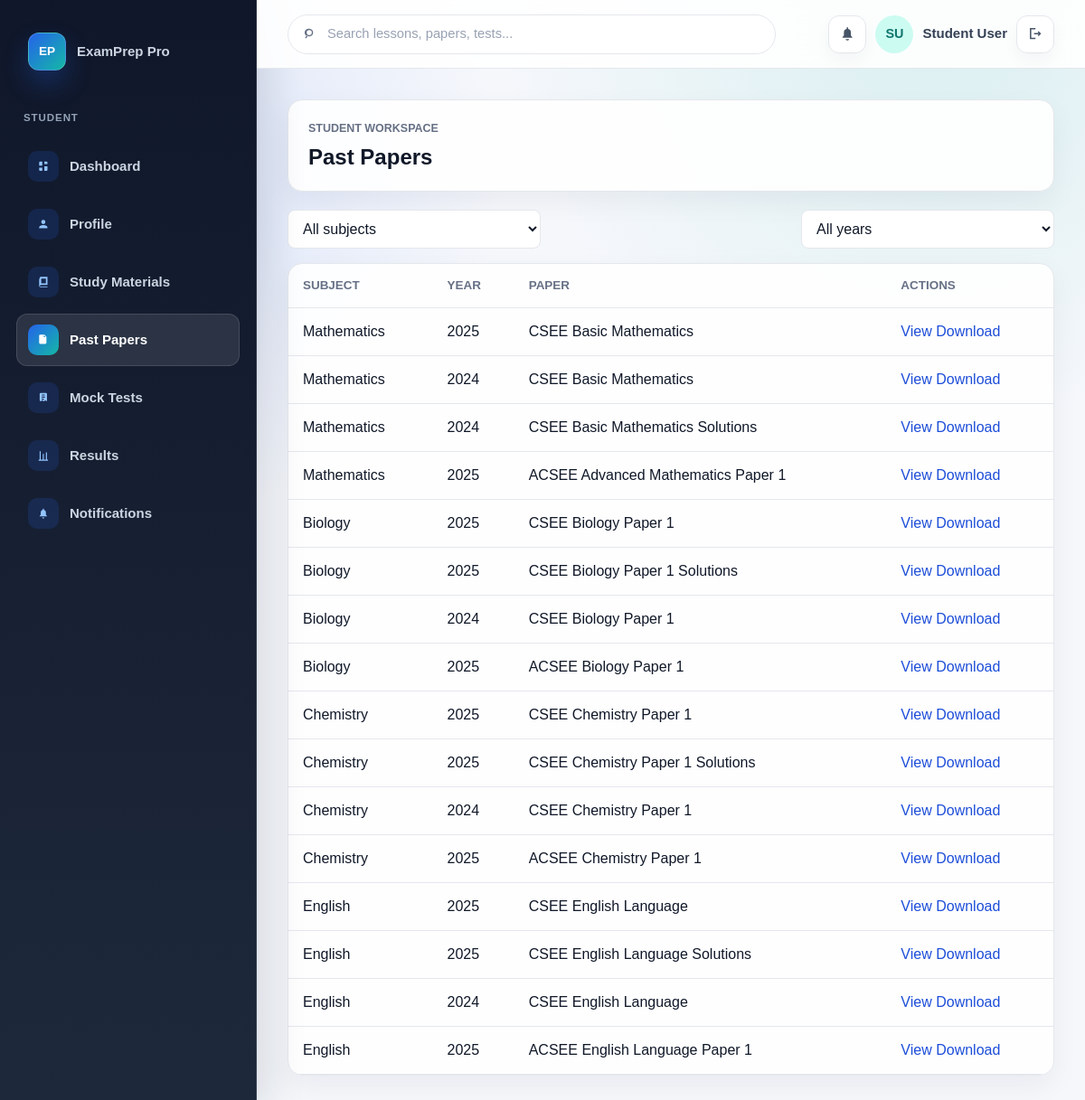
/student/past-papers (signed in), run on the app's committed database.
### tables this page shows
CREATE TABLE past_papers (
            id INTEGER PRIMARY KEY AUTOINCREMENT,
            subject TEXT DEFAULT '',
            year INTEGER DEFAULT 0,
            paper TEXT DEFAULT '',
            file_url TEXT DEFAULT '',
            source_url TEXT DEFAULT ''
        );

### app.py (the view)
@app.route("/student/past-papers")
@login_required("student")
def student_past_papers():
    return render_template("student/past_papers.html", title="Past Papers", papers=PAST_PAPERS)

### app.py (called while the page is built)
def get_db():
    if "db" not in g:
        g.db = sqlite3.connect(app.config["DATABASE"])
        g.db.row_factory = sqlite3.Row
        g.db.execute("PRAGMA foreign_keys = ON")
    return g.db

def db_all(sql, params=()):
    return get_db().execute(sql, params).fetchall()

def db_one(sql, params=()):
    return get_db().execute(sql, params).fetchone()

def dashboard_for_role(role):
    return "admin_dashboard" if role == "admin" else "student_dashboard"

def login_required(role=None):
    def decorator(view):
        @wraps(view)
        def wrapped_view(*args, **kwargs):
            user_role = session.get("user_role")
            if not user_role:
                session["auth_next"] = next_path_for_request()
                return redirect(url_for("register", next=session["auth_next"]))
            if role and user_role != role:
                return redirect(url_for(dashboard_for_role(user_role)))
            return view(*args, **kwargs)
        return wrapped_view
    return decorator

@app.context_processor
def inject_navigation():
    current_user_name = session.get("user_name", "Student User")
    current_user_initials = "".join(part[:1] for part in current_user_name.split()[:2]).upper() or "SU"
    return {
        "public_nav": PUBLIC_NAV,
        "student_nav": STUDENT_NAV,
        "admin_nav": ADMIN_NAV,
        "current_user_role": session.get("user_role"),
        "current_user_name": current_user_name,
        "current_user_initials": current_user_initials,
        "current_dashboard_endpoint": dashboard_for_role(session.get("user_role", "student")),
    }

    def __getattr__(self, key):
        try:
            return self[key]
        except KeyError as exc:
            raise AttributeError(key) from exc

    def _record_from_row(self, row):
        return DbRecord(self, dict(row))

    def _rows(self):
        return db_all(f"SELECT * FROM {self.table} ORDER BY {self.order_by}")

    def __iter__(self):
        return (self._record_from_row(row) for row in self._rows())

    def __len__(self):
        return db_one(f"SELECT COUNT(*) AS total FROM {self.table}")["total"]

### templates/student/past_papers.html (shortened to what this page needs)
{% extends "base.html" %}
{% from "macros.html" import student_shell with context %}
{% block content %}
{% call student_shell(title) %}
    <div class="toolbar" data-resource-filters data-target-table="past-papers-table">
        <select aria-label="Filter by subject" data-subject-filter>
            <option value="">All subjects</option>
        </select>
        <select aria-label="Filter by year" data-year-filter>
            <option value="">All years</option>
        </select>
    </div>
    <div class="table-card">
        <table id="past-papers-table">
            <thead><tr><th>Subject</th><th>Year</th><th>Paper</th><th>Actions</th></tr></thead>
            <tbody>
                {% for paper in papers %}
                    <tr data-subject="{{ paper.subject }}" data-year="{{ paper.year }}">
                        <td>{{ paper.subject }}</td>
                        <td>{{ paper.year }}</td>
                        <td>{{ paper.paper }}</td>
                        <td>
                            {% set source = paper.source_url or paper.file_url %}
                            <a href="{{ source or url_for('student_past_papers') }}" {% if source %}target="_blank" rel="noopener"{% endif %}>View</a>
                            <a href="{{ source or url_for('student_past_papers') }}" {% if source %}target="_blank" rel="noopener"{% endif %}>Download</a>
                        </td>
                    </tr>
                {% endfor %}
            </tbody>
        </table>
    </div>
{% endcall %}
{% endblock %}

### static/css/styles.css (style rules this page uses)
:root { --bg: #3b82f6; --surface: #ffffff; --surface-strong: #eef5f8; --text: #172033; --muted: #667085; --line: #d9e2ec; --primary: #0f766e; --primary-dark: #115e59; --accent: #b45309; --danger: #b42318; --shadow: 0 16px 40px rgba(18, 38, 63, 0.08); }
* { box-sizing: border-box; }
body { margin: 0; font-family: Arial, Helvetica, sans-serif; font-size: 16px; color: var(--text); background: var(--bg); line-height: 1.5; }
a { color: var(--primary-dark); text-decoration: none; }
input, select, textarea, button { font: inherit; }
.hero-panel, .panel, .form-card, .table-card, .subject-grid article, .feature-grid article, .stats-grid article { border: 1px solid var(--line); border-radius: 8px; background: var(--surface); box-shadow: var(--shadow); }
.form-card input, .form-card select, .form-card textarea, .toolbar input, .toolbar select { width: 100%; border: 1px solid var(--line); border-radius: 8px; padding: 11px 12px; color: var(--text); background: #ffffff; }
.toolbar { display: flex; flex-wrap: wrap; gap: 12px; align-items: center; justify-content: space-between; margin-bottom: 16px; }
.toolbar input, .toolbar select { max-width: 280px; }
.table-card { overflow-x: auto; }
table { width: 100%; border-collapse: collapse; }
th, td { border-bottom: 1px solid var(--line); padding: 14px 16px; text-align: left; vertical-align: top; }
th { color: var(--muted); font-size: 0.84rem; text-transform: uppercase; }
body.app-page { --bg: #eef3ff; --surface: #ffffff; --surface-strong: #f7f9ff; --text: #1f2537; --muted: #52687a; --line: #d9e1f2; --primary: #3c4bb5; --primary-dark: #222985; --accent: #f28b24; --shadow: 0 16px 38px rgba(31, 37, 55, 0.08); min-height: 100vh; background: var(--bg); }
.dashboard-cards article, .app-page .panel, .app-page .table-card, .app-page .form-card { border: 1px solid var(--line); border-radius: 12px; background: #ffffff; box-shadow: none; }
body.app-page { --bg: #f5f7fb; --surface: #ffffff; --surface-strong: #f8fafc; --text: #101828; --muted: #667085; --line: #e4e7ec; --primary: #2563eb; --primary-dark: #1d4ed8; --accent: #f97316; --danger: #d92d20; --shadow: 0 18px 40px rgba(16, 24, 40, 0.08); min-height: 100vh; background: radial-gradient(circle at 86% 0%, rgba(20, 184, 166, 0.12), transparent 30%), radial-gradient(circle at 15% 16%, rgba(37, 99, 235, 0.12), transparent 26%), var(--bg); }
.app-section-heading, .app-page .panel, .app-page .table-card, .app-page .form-card { border: 1px solid var(--line); border-radius: 16px; background: rgba(255, 255, 255, 0.92); box-shadow: 0 12px 30px rgba(16, 24, 40, 0.05); }

### data on the page
past_papers: subject "Mathematics", year "2025", paper "CSEE Basic Mathematics"
past_papers: subject "Mathematics", year "2024", paper "CSEE Basic Mathematics"
past_papers: subject "Mathematics", year "2024", paper "CSEE Basic Mathematics Solutions"
past_papers: subject "Mathematics", year "2025", paper "ACSEE Advanced Mathematics Paper 1"
past_papers: subject "Biology", year "2025", paper "CSEE Biology Paper 1"
past_papers: subject "Biology", year "2025", paper "CSEE Biology Paper 1 Solutions"
past_papers: subject "Biology", year "2024", paper "CSEE Biology Paper 1"
past_papers: subject "Biology", year "2025", paper "ACSEE Biology Paper 1"
past_papers: subject "Chemistry", year "2025", paper "CSEE Chemistry Paper 1"
past_papers: subject "Chemistry", year "2025", paper "CSEE Chemistry Paper 1 Solutions"
past_papers: subject "Chemistry", year "2024", paper "CSEE Chemistry Paper 1"
past_papers: subject "Chemistry", year "2025", paper "ACSEE Chemistry Paper 1"
past_papers: subject "English", year "2025", paper "CSEE English Language"
past_papers: subject "English", year "2025", paper "CSEE English Language Solutions"
past_papers: subject "English", year "2024", paper "CSEE English Language"
past_papers: subject "English", year "2025", paper "ACSEE English Language Paper 1"

### other printed values
{{ label }} "Dashboard" "Profile" "Study Materials" "Past Papers" "Mock Tests" "Results" "Notifications"
{{ current_user_initials }} "SU"
{{ current_user_name }} "Student User"
{{ title }} "Past Papers"
